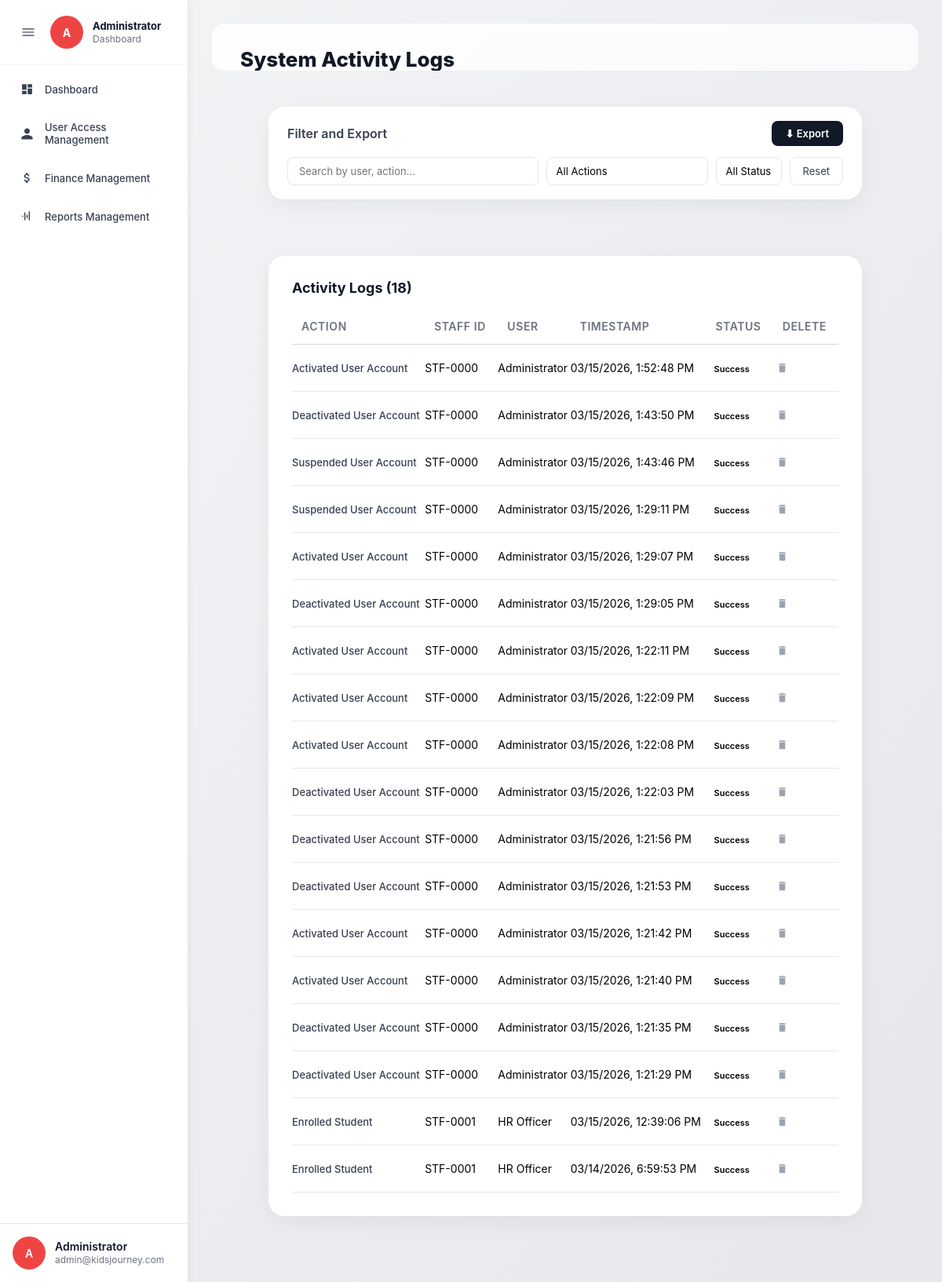
The page /public/administrator/activity-logs.php (signed in) on the database its author committed.
### tables this page shows
CREATE TABLE `users` (
  `id` int(11) NOT NULL,
  `staff_id` varchar(20) DEFAULT NULL COMMENT 'e.g. STF-0001, auto-assigned when created',
  `full_name` varchar(150) NOT NULL,
  `username` varchar(100) NOT NULL,
  `email` varchar(150) NOT NULL,
  `password` varchar(255) NOT NULL,
  `role` enum('Admin','Human Resources','Educator') NOT NULL,
  `status` enum('active','inactive','suspended','pending','denied') DEFAULT 'active',
  `is_first_login` tinyint(1) DEFAULT 1 COMMENT '1 = must change password on first login (Educators)',
  `created_at` timestamp NOT NULL DEFAULT current_timestamp(),
  `updated_at` timestamp NOT NULL DEFAULT current_timestamp() ON UPDATE current_timestamp()
);

CREATE TABLE `activity_logs` (
  `id` int(11) NOT NULL,
  `user_id` int(11) NOT NULL,
  `staff_id` varchar(20) DEFAULT NULL COMMENT 'Denormalized for quick display (e.g. STF-0001)',
  `role` varchar(50) NOT NULL,
  `action` varchar(150) NOT NULL,
  `module` varchar(100) NOT NULL,
  `status` enum('Success','Failed','Pending') NOT NULL DEFAULT 'Success',
  `details` text DEFAULT NULL,
  `ip_address` varchar(45) DEFAULT NULL,
  `created_at` timestamp NOT NULL DEFAULT current_timestamp(),
  `target` varchar(255) DEFAULT NULL
);

### includes/auth.php (called while the page is built, shortened)
<?php
require_once __DIR__ . '/config.php';
$stmt = $conn->prepare("SELECT id, full_name, username, email, role FROM users WHERE id = ?");
$stmt->bind_param("i", $_SESSION['user_id']);
$stmt->execute();
$result = $stmt->get_result();
if ($result->num_rows === 1) {
    $loggedUser = $result->fetch_assoc();
} else {
    session_unset();
    session_destroy();
    redirect(BASE_URL . "/auth/login.php");
}
?>

### public/administrator/activity-logs.php (the view, shortened to what this page needs)
<?php
require_once(__DIR__ . "/../../includes/db.php");
require_once __DIR__ . '/../../includes/auth.php';
$search = $_GET['search'] ?? '';
$query = "
    SELECT a.*, u.full_name, u.email, u.staff_id as user_staff_id
    FROM activity_logs a
    LEFT JOIN users u ON a.user_id = u.id
    WHERE 1=1
";
$query .= " ORDER BY a.created_at DESC";
$logs     = $conn->query($query);
$totalLogs = $logs->num_rows;
?>
<!DOCTYPE html>
<html lang="en">
<head>
  <link rel="stylesheet" href="../../assets/css/hro/hro-base.css">
  <link rel="stylesheet" href="../../assets/css/administratorcss/dashboard.css">
  <link rel="stylesheet" href="../../assets/css/administratorcss/activity-logs.css">
</head>
<body>
<?php include __DIR__ . '/../../includes/administrator-sidebar.php'; ?>
<div class="main">
  <div class="page-hero">
    <div class="page-hero-text">
      <h1>System Activity Logs</h1>
    </div>
  </div>
  <div style="padding:24px 36px;display:flex;flex-direction:column;gap:20px;">
    <div class="dashboard-card" style="padding:18px 24px;">
      <div style="display:flex;align-items:center;justify-content:space-between;margin-bottom:14px;">
        <span style="font-weight:600;color:#374151;">Filter and Export</span>
        <a href="export-logs.php" class="export-btn" onclick="return confirmExport()">⬇ Export</a>
      </div>
      <form method="GET" class="filter-row">
        <input type="text" name="search" placeholder="Search by user, action..."
               value="<?= htmlspecialchars($search) ?>"
               onkeydown="if(event.key==='Enter'){this.form.submit();}">
        <select name="action_filter" onchange="this.form.submit()">
          <option value="">All Actions</option>
        </select>
        <select name="status" onchange="this.form.submit()">
          <option value="">All Status</option>
        </select>
        <a href="activity-logs.php" class="filter-reset">Reset</a>
      </form>
    </div>
    <div class="dashboard-card">
      <h2 class="card-title" style="margin-bottom:18px;">Activity Logs (<?= $totalLogs ?>)</h2>
      <table class="activity-table">
        <thead>
          <tr>
            <th>Action</th>
            <th>Staff ID</th>
            <th>User</th>
            <th>Timestamp</th>
            <th>Status</th>
            <th>Delete</th>
          </tr>
        </thead>
        <tbody>
          <?php if ($totalLogs > 0): ?>
            <?php while ($row = $logs->fetch_assoc()): ?>
            <tr>
              <td>
                <a href="#" class="action-link <?= strpos(strtolower($row['action']),'disapprov') !== false || strpos(strtolower($row['action']),'reject') !== false ? 'red' : (strpos(strtolower($row['action']),'approv') !== false || strpos(strtolower($row['action']),'accept') !== false ? 'green' : '') ?>">
                  <?= htmlspecialchars($row['action']) ?>
                </a>
              </td>
              <td><?= $row['user_staff_id'] ? htmlspecialchars($row['user_staff_id']) : ($row['staff_id'] ?? '-') ?></td>
              <td><?= htmlspecialchars($row['full_name'] ?? 'System') ?></td>
              <td><?= date("m/d/Y, g:i:s A", strtotime($row['created_at'])) ?></td>
              <td>
                <span class="status-badge <?= $row['status'] ?>">
                  <?= htmlspecialchars($row['status']) ?>
                </span>
              </td>
              <td>
                <form method="POST" onsubmit="return confirm('Delete this log entry?')">
                  <button type="submit" class="delete-btn" title="Delete">
                    <svg viewBox="0 0 24 24" width="15" height="15" fill="currentColor"><path d="M6 19c0 1.1.9 2 2 2h8c1.1 0 2-.9 2-2V7H6v12zm13-15h-3.5l-1-1h-5l-1 1H5v2h14V4z"/></svg>
                  </button>
                </form>
              </td>
            </tr>
            <?php endwhile; ?>
          <?php else: ?>
            <tr><td colspan="6" style="text-align:center;color:#9ca3af;padding:30px;">No activity logs found.</td></tr>
          <?php endif; ?>
        </tbody>
      </table>
    </div>
  </div>
</div>
</body>
</html>

### includes/administrator-sidebar.php (shortened to what this page needs)
<?php
$currentPage = basename($_SERVER['PHP_SELF']);
?>
<div class="sidebar" id="sidebar">
  <div class="sidebar-top">
    <div class="brand">
      <button class="toggle-btn" onclick="toggleSidebar()">
        <svg viewBox="0 0 24 24" width="20" height="20" fill="currentColor"><path d="M3 18h18v-2H3v2zm0-5h18v-2H3v2zm0-7v2h18V6H3z"/></svg>
      </button>
      <div class="logo">A</div>
      <div class="brand-text">
        <strong>Administrator</strong>
        <span>Dashboard</span>
      </div>
    </div>
    <nav>
      <a class="<?= $currentPage == 'dashboard.php' ? 'active' : '' ?>"
         href="dashboard.php" data-tooltip="Dashboard">
        <svg viewBox="0 0 24 24"><path d="M3 13h8V3H3v10zm0 8h8v-6H3v6zm10 0h8V11h-8v10zm0-18v6h8V3h-8z"/></svg>
        <span>Dashboard</span>
      </a>
      <a class="<?= $currentPage == 'user-access.php' ? 'active' : '' ?>"
         href="user-access.php" data-tooltip="User Access">
        <svg viewBox="0 0 24 24"><path d="M12 12c2.7 0 5-2.3 5-5s-2.3-5-5-5-5 2.3-5 5 2.3 5 5 5zm0 2c-3.3 0-10 1.7-10 5v3h20v-3c0-3.3-6.7-5-10-5z"/></svg>
        <span>User Access Management</span>
      </a>
      <a class="<?= $currentPage == 'finance.php' ? 'active' : '' ?>"
         href="finance.php" data-tooltip="Finance Management">
        <span>Finance Management</span>
      </a>
      <a class="<?= $currentPage == 'reports.php' ? 'active' : '' ?>"
         href="reports.php" data-tooltip="Reports">
        <svg viewBox="0 0 24 24"><path d="M3 13h2v-2H3v2zm4 6h2V5H7v14zm4-4h2V9h-2v6zm4 4h2V3h-2v16z"/></svg>
        <span>Reports Management</span>
      </a>
    </nav>
  </div>
  <div class="profile profile-trigger" onclick="toggleProfileMenu(this)">
    <div class="avatar">
      <?= strtoupper(substr($loggedUser['full_name'], 0, 1)) ?>
    </div>
    <div class="profile-text">
      <strong><?= htmlspecialchars($loggedUser['full_name']) ?></strong>
      <span><?= htmlspecialchars($loggedUser['email']) ?></span>
    </div>
  </div>
</div>

### assets/css/hro/hro-base.css (style rules this page uses)
* { box-sizing: border-box; font-family: 'Inter', Arial, sans-serif; }
html, body { height: 100%; margin: 0; }
body { background: #f3f4f6; display: flex; }
.sidebar { width: 240px; min-width: 240px; height: 100vh; position: fixed; top: 0; left: 0; background: #ffffff; border-right: 1px solid #e5e7eb; display: flex; flex-direction: column; justify-content: space-between; transition: all 0.4s cubic-bezier(0.4, 0, 0.2, 1); overflow: hidden; z-index: 100; box-shadow: 2px 0 8px rgba(0, 0, 0, 0.04); }
.sidebar-top { flex: 1; overflow: hidden; display: flex; flex-direction: column; }
.brand { display: flex; align-items: center; gap: 12px; padding: 16px 18px; border-bottom: 1px solid #f3f4f6; }
.toggle-btn { background: none; border: none; cursor: pointer; color: #6b7280; padding: 6px; display: flex; align-items: center; flex-shrink: 0; border-radius: 8px; transition: all 0.2s ease; }
.toggle-btn svg { transition: transform 0.3s ease; }
.logo { background: #c0392b; color: white; font-weight: bold; font-size: 14px; width: 36px; height: 36px; min-width: 36px; border-radius: 50%; display: flex; align-items: center; justify-content: center; flex-shrink: 0; }
.brand-text { display: flex; flex-direction: column; line-height: 1.3; transition: opacity 0.2s; }
.brand-text strong { font-size: 13px; color: #111827; font-weight: 700; }
.brand-text span { font-size: 11px; color: #9ca3af; }
nav { padding: 12px 10px; display: flex; flex-direction: column; gap: 2px; }
nav a { display: flex; align-items: center; gap: 12px; padding: 11px 14px; margin-bottom: 2px; border-radius: 8px; color: #374151; text-decoration: none; font-size: 13px; font-weight: 500; transition: background 0.15s, color 0.15s; }
nav a svg { width: 17px; height: 17px; fill: currentColor; flex-shrink: 0; }
.profile { padding: 14px 18px; display: flex; align-items: center; gap: 12px; border-top: 1px solid #e5e7eb; cursor: pointer; position: relative; user-select: none; background: #ffffff; }
.avatar { width: 36px; height: 36px; min-width: 36px; background: #c0392b; color: white; font-weight: 700; font-size: 14px; border-radius: 50%; display: flex; align-items: center; justify-content: center; flex-shrink: 0; }
.profile-text { display: flex; flex-direction: column; line-height: 1.4; overflow: hidden; transition: opacity 0.2s; }
.profile-text strong { font-size: 12px; color: #111827; font-weight: 600; white-space: nowrap; overflow: hidden; text-overflow: ellipsis; }
.profile-text span { font-size: 11px; color: #9ca3af; white-space: nowrap; overflow: hidden; text-overflow: ellipsis; }
.main { flex: 1; margin-left: 240px; min-height: 100vh; overflow-y: auto; display: flex; flex-direction: column; transition: margin-left 0.4s cubic-bezier(0.4, 0, 0.2, 1); }
.page-hero { background: linear-gradient(135deg,#f8f9fa,#e9ecef); background-image: url('../../public/images/HomeBG.jpg'); background-size: cover; background-position: center; padding: 32px 36px 24px; position: relative; }
.page-hero::before { content: ''; position: absolute; inset: 0; background: rgba(255,255,255,0.78); }
.page-hero-text { position: relative; z-index: 1; }
.page-hero-text h1 { font-size: 26px; font-weight: 800; color: #111827; margin: 0; }
.dashboard-card { background: white; border-radius: 12px; margin: 22px 36px; padding: 22px 24px; box-shadow: 0 1px 4px rgba(0,0,0,.06); }
.card-title { font-size: 16px; font-weight: 700; color: #111827; margin: 0 0 18px; }

### assets/css/administratorcss/activity-logs.css (style rules this page uses)
.filter-row { display: flex; align-items: center; gap: 10px; flex-wrap: wrap; }
.filter-row input[type="text"] { flex: 1; min-width: 200px; padding: 9px 14px; border: 1px solid #e5e7eb; border-radius: 8px; font-size: 13px; outline: none; }
.filter-row select { padding: 9px 12px; border: 1px solid #e5e7eb; border-radius: 8px; font-size: 13px; background: white; cursor: pointer; outline: none; }
.filter-reset { padding: 9px 16px; border-radius: 8px; border: 1px solid #e5e7eb; font-size: 13px; color: #374151; text-decoration: none; background: white; cursor: pointer; }
.export-btn { padding: 8px 18px; border-radius: 8px; background: #111827; color: white; font-size: 13px; font-weight: 600; text-decoration: none; cursor: pointer; }
.action-link { text-decoration: none; font-size: 13px; color: #374151; font-weight: 500; }
.delete-btn { background: none; border: none; cursor: pointer; color: #9ca3af; padding: 4px; display: flex; align-items: center; border-radius: 4px; transition: color 0.15s; }

### rows shown on the page
users: full_name "A", full_name "Administrator", email "admin@kidsjourney.com"
activity_logs: action "Activated User Account", user.staff_id "STF-0000", user.full_name "Administrator", created_at "03/15/2026, 1:52:48 PM", status "Success"
activity_logs: action "Deactivated User Account", user.staff_id "STF-0000", user.full_name "Administrator", created_at "03/15/2026, 1:43:50 PM", status "Success"
activity_logs: action "Suspended User Account", user.staff_id "STF-0000", user.full_name "Administrator", created_at "03/15/2026, 1:43:46 PM", status "Success"
activity_logs: action "Suspended User Account", user.staff_id "STF-0000", user.full_name "Administrator", created_at "03/15/2026, 1:29:11 PM", status "Success"
activity_logs: action "Activated User Account", user.staff_id "STF-0000", user.full_name "Administrator", created_at "03/15/2026, 1:29:07 PM", status "Success"
activity_logs: action "Deactivated User Account", user.staff_id "STF-0000", user.full_name "Administrator", created_at "03/15/2026, 1:29:05 PM", status "Success"
activity_logs: action "Activated User Account", user.staff_id "STF-0000", user.full_name "Administrator", created_at "03/15/2026, 1:22:11 PM", status "Success"
activity_logs: action "Activated User Account", user.staff_id "STF-0000", user.full_name "Administrator", created_at "03/15/2026, 1:22:09 PM", status "Success"
activity_logs: action "Activated User Account", user.staff_id "STF-0000", user.full_name "Administrator", created_at "03/15/2026, 1:22:08 PM", status "Success"
activity_logs: action "Deactivated User Account", user.staff_id "STF-0000", user.full_name "Administrator", created_at "03/15/2026, 1:22:03 PM", status "Success"
activity_logs: action "Deactivated User Account", user.staff_id "STF-0000", user.full_name "Administrator", created_at "03/15/2026, 1:21:56 PM", status "Success"
activity_logs: action "Deactivated User Account", user.staff_id "STF-0000", user.full_name "Administrator", created_at "03/15/2026, 1:21:53 PM", status "Success"
activity_logs: action "Activated User Account", user.staff_id "STF-0000", user.full_name "Administrator", created_at "03/15/2026, 1:21:42 PM", status "Success"
activity_logs: action "Activated User Account", user.staff_id "STF-0000", user.full_name "Administrator", created_at "03/15/2026, 1:21:40 PM", status "Success"
activity_logs: action "Deactivated User Account", user.staff_id "STF-0000", user.full_name "Administrator", created_at "03/15/2026, 1:21:35 PM", status "Success"
activity_logs: action "Deactivated User Account", user.staff_id "STF-0000", user.full_name "Administrator", created_at "03/15/2026, 1:21:29 PM", status "Success"
activity_logs: action "Enrolled Student", user.staff_id "STF-0001", user.full_name "HR Officer", created_at "03/15/2026, 12:39:06 PM", status "Success"
activity_logs: action "Enrolled Student", user.staff_id "STF-0001", user.full_name "HR Officer", created_at "03/14/2026, 6:59:53 PM", status "Success"

### other values the page prints
$totalLogs "18"
